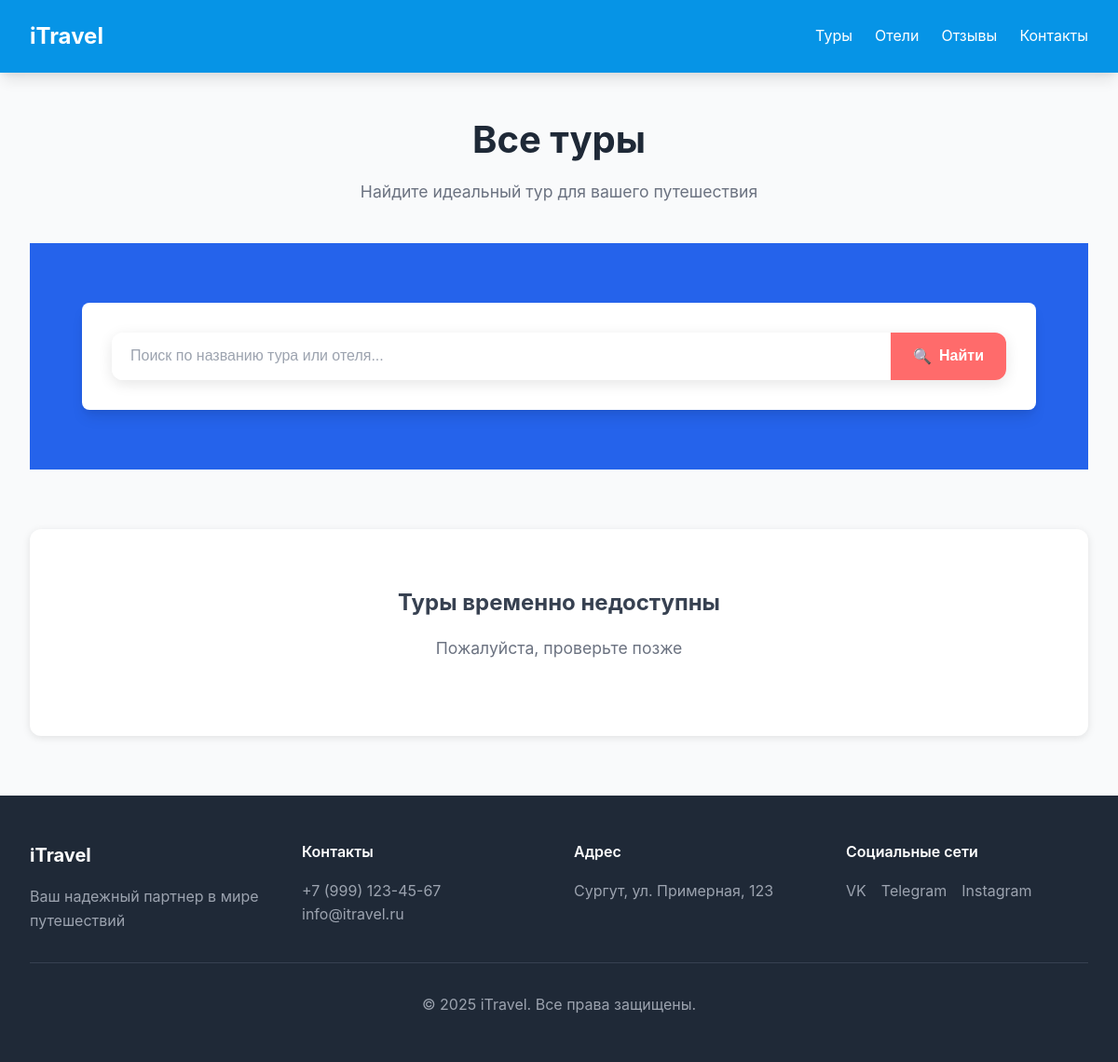
The app's page /tours/, older data.
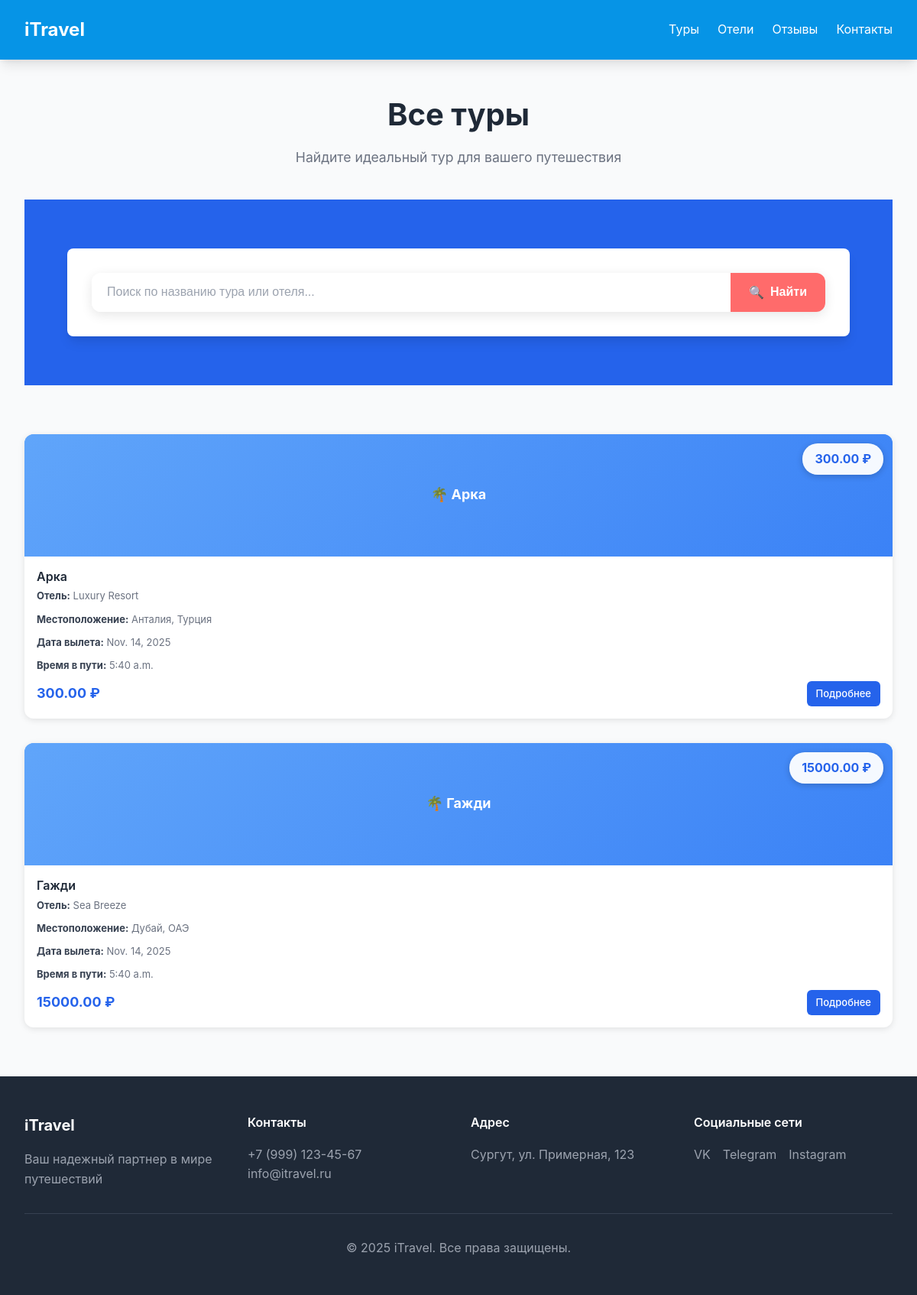
The same page, newer data.
### vadim/models.py (models this page shows, shortened)
class Tour(models.Model):
    name = models.CharField(verbose_name='Название тура', max_length=100)
    price = models.DecimalField(verbose_name='Цена', max_digits=10, decimal_places=2)
    hotel = models.ForeignKey(Hotel, on_delete=models.CASCADE, verbose_name='Отель')
    flight = models.ForeignKey(Flight, on_delete=models.CASCADE, verbose_name='Перелет')
    tour_url = models.URLField(verbose_name="Тур", blank=True, null=True)
    class Meta:
        verbose_name = "Тур"
        verbose_name_plural = "Туры"
        ordering = ["name", "price"]

class Hotel(models.Model):
    name = models.CharField(verbose_name='Название', max_length=100)
    place = models.TextField(verbose_name='Местоположение')
    room_class = models.ForeignKey( RoomClass, on_delete=models.CASCADE, verbose_name='Класс Номера',related_name='hotels' )
    hotel_url = models.URLField(verbose_name="Отель", blank=True, null=True)
    class Meta:
        verbose_name = "Отель"
        verbose_name_plural = "Отели"
        ordering = ["name"]
        indexes = [
            models.Index(fields=["place"]),
            models.Index(fields=["room_class"]),
        ]

class Flight(models.Model):
    date = models.DateField(verbose_name='Дата')
    flight_time = models.TimeField(verbose_name='Время в пути')
    class Meta:
        verbose_name = "Перелет"
        verbose_name_plural = "Перелеты"
        ordering = ["date"]
        indexes = [
            models.Index(fields=["date"]),
            models.Index(fields=["flight_time"])
        ]

### vadim/views.py (the view)
# urls.py: path('tours/', views.tour_list, name='tour_list'),
def tour_list(request):
    search_query = request.GET.get('q', '')
    if search_query:
        tours = Tour.objects.filter(
            Q(name__icontains=search_query) |
            Q(hotel__name__icontains=search_query) |
            Q(hotel__place__icontains=search_query)
        ).select_related('hotel', 'flight', 'hotel__room_class')
    else:
        tours = Tour.objects.select_related('hotel', 'flight', 'hotel__room_class').all()
    context = {
        'tours': tours,
        'search_query': search_query,
        'is_search': bool(search_query),
    }
    return render(request, 'tours.html', context)

### vadim/templates/tours.html (shortened to what this page needs)
{% extends "index.html" %}
{% block content %}
<div class="container">
    <div class="page-header">
        <h1>Все туры</h1>
        <p>Найдите идеальный тур для вашего путешествия</p>
    </div>
    <div class="search-section">
        <div class="search-form-container">
            <form method="get" action="{% url 'tour_list' %}" class="search-form">
                <div class="search-input-group">
                    <input type="text"
                           name="q"
                           class="search-input"
                           placeholder="Поиск по названию тура или отеля..."
                           value="{{ search_query }}"
                           autocomplete="off">
                    <button type="submit" class="search-submit-button">
                        <span>🔍</span>
                        Найти
                    </button>
                </div>
            </form>
        </div>
    </div>
    <div class="section">
        {% if tours %}
        <div class="grid">
            {% for tour in tours %}
            <div class="tour-card">
                <div class="card-image">
                    {% if tour.tour_url %}
                        <img src="{{ tour.tour_url }}" alt="{{ tour.name }}" class="tour-img">
                    {% else %}
                        <div class="image-placeholder bg-blue-400">
                            <span>🌴 {{ tour.name }}</span>
                        </div>
                    {% endif %}
                    <div class="price-badge">{{ tour.price }} ₽</div>
                </div>
                <div class="card-content">
                    <h3 class="card-title">{{ tour.name }}</h3>
                    <p class="card-description"><strong>Отель:</strong> {{ tour.hotel.name }}</p>
                    <p class="card-description"><strong>Местоположение:</strong> {{ tour.hotel.place }}</p>
                    <p class="card-description"><strong>Дата вылета:</strong> {{ tour.flight.date }}</p>
                    <p class="card-description"><strong>Время в пути:</strong> {{ tour.flight.flight_time }}</p>
                    <div class="card-footer">
                        <span class="price">{{ tour.price }} ₽</span>
                        <a href="{% url 'tour_detail' tour.id %}" class="detail-button">Подробнее</a>
                    </div>
                </div>
            </div>
            {% endfor %}
        </div>
        {% else %}
        <div class="empty-state">
            <h3>{% if is_search %}Туры не найдены{% else %}Туры временно недоступны{% endif %}</h3>
            <p>
                {% if is_search %}
                Попробуйте изменить поисковый запрос или <a href="{% url 'tour_list' %}">посмотреть все туры</a>
                {% else %}
                Пожалуйста, проверьте позже
                {% endif %}
            </p>
        </div>
        {% endif %}
    </div>
</div>
{% endblock %}

### vadim/templates/index.html (shortened to what this page needs)
<!DOCTYPE html>
<html lang="ru">
<head>
    <link rel="stylesheet" href="../static/css/style.css">
</head>
<body>
    <header class="header">
        <div class="container">
            <div class="header-content">
                <h1 class="logo"><a href="{% url 'home' %}" style="color: white; text-decoration: none;">iTravel</a></h1>
                <nav class="nav">
                    <ul>
                        <li><a href="{% url 'tour_list' %}" class="transition">Туры</a></li>
                        <li><a href="{% url 'hotel_list' %}" class="transition">Отели</a></li>
                        <li><a href="#reviews" class="transition">Отзывы</a></li>
                        <li><a href="#contacts" class="transition">Контакты</a></li>
                    </ul>
                </nav>
            </div>
        </div>
    </header>
    {% block content %}
    {% endblock %}
    <footer id="contacts" class="footer">
        <div class="container">
            <div class="footer-grid">
                <div>
                    <h3 class="footer-title">iTravel</h3>
                    <p class="footer-text">Ваш надежный партнер в мире путешествий</p>
                </div>
                <div>
                    <h4 class="footer-subtitle">Контакты</h4>
                    <p class="footer-text">+7 (999) 123-45-67</p>
                    <p class="footer-text">info@itravel.ru</p>
                </div>
                <div>
                    <h4 class="footer-subtitle">Адрес</h4>
                    <p class="footer-text">Сургут, ул. Примерная, 123</p>
                </div>
                <div>
                    <h4 class="footer-subtitle">Социальные сети</h4>
                    <div class="footer-links">
                        <a href="#" class="footer-link">VK</a>
                        <a href="#" class="footer-link">Telegram</a>
                        <a href="#" class="footer-link">Instagram</a>
                    </div>
                </div>
            </div>
            <div class="footer-divider">
                <p class="footer-text">&copy; 2025 iTravel. Все права защищены.</p>
            </div>
        </div>
    </footer>
</body>
</html>

Row changes from the older to the newer data that the page shows:
added Tour: name "Арка", price "300.00", hotel.name "Luxury Resort", hotel.place "Анталия, Турция", flight "Nov. 14, 2025", flight.flight_time "5:40 a.m."
added Tour: name "Гажди", price "15000.00", hotel.name "Sea Breeze", hotel.place "Дубай, ОАЭ", flight "Nov. 14, 2025", flight.flight_time "5:40 a.m."
Text that changed along with them:
text no longer shown: "Туры временно недоступны Пожалуйста, проверьте позже"
